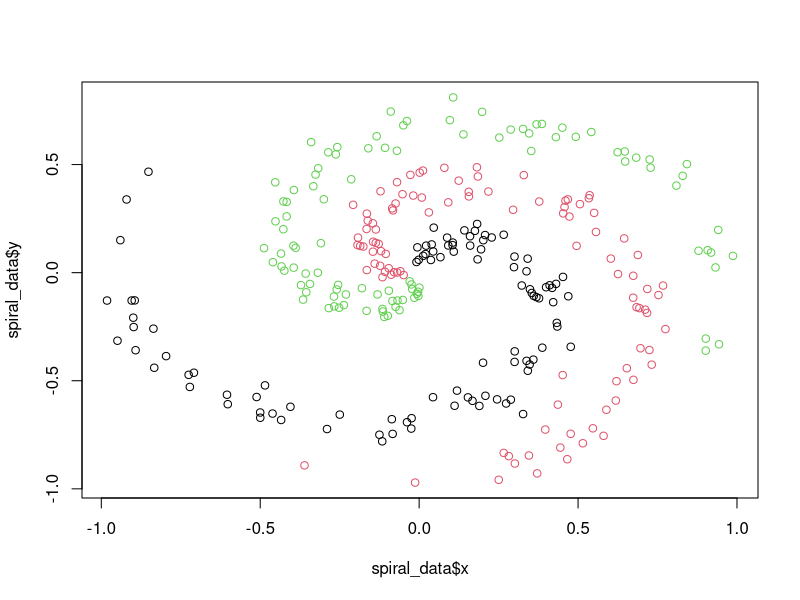

Here is the R script that generated this plot:
## ---- chunk 1
knitr::opts_chunk$set(echo = TRUE,
                      cache = TRUE)
## ---- chunk 2

inputs = c(1, 2, 3)
weights = c(0.2, 0.8, -0.5)
bias = 2


# this is the equivalent of a single neuron in a 'hidden' layer
# the inputs and the weights are comined (plus bias) to get the final output for the neuron
output = 
  inputs[1]*weights[1] + inputs[2]*weights[2] + inputs[3]*weights[3] + bias

# the inputs could be from the 'input layer', values from our raw dataset, or they could be outputs from the previous 'hidden layer'
## ---- chunk 3
#still have 4 inputs
inputs = c(1, 2, 3, 2.5)
#need 3 weight sets
weights1 = c(0.2, 0.8, -0.5, 1.0)
weights2 = c(0.5, -0.91, 0.26, -0.5)
weights3 = c(-0.26, -0.27, 0.17, 0.87)
#and 3 biases
bias1 = 2
bias2 = 3
bias3 = 0.5

#Our output will a list of (3) outputs now, since we are modeling an output layer of 3 neurons
output = 
c(inputs[1]*weights1[1] + inputs[2]*weights1[2] + 
    inputs[3]*weights1[3] + inputs[4]*weights1[4] + bias1, #first neuron output
  inputs[1]*weights2[1] + inputs[2]*weights2[2] + 
    inputs[3]*weights2[3] + inputs[4]*weights2[4] + bias2, #second neuron output
  inputs[1]*weights3[1] + inputs[2]*weights3[2] + 
    inputs[3]*weights3[3] + inputs[4]*weights3[4] + bias3  #third neuron output
  )
output
## ---- chunk 4
# A Vector
my_list = list(3,5,1,2) #mathematically this list of numbers = a vector,
                          #in machine learning, it is often called an array
class(my_list)          #to r, it is a list
  my_list2 = c(3,5,1,2)   #c() combines arguments into a vector/list
  class(my_list2)         #but to r, it is not a 'list' class
## ---- chunk 5
# Shape
# For deep learning we need to know about shape. In Python, shape is the term describing the dimensions of an array or matrix. In R, dimensions or dim() tends to be the word of choice.
  
  #This is a 1 dimensional array, with shape = (4,) - since it has 4 elements, and is 1 dimensional.
my_list = list(3,5,1,2)
length(my_list) #(for 1d lists, we use length() in R)
## ---- chunk 6
#This is a 2 dimensional array, or a matrix, with shape = (2, 4)
list_of_lists = rbind(c(3,5,1,2), 
                      c(1,5,6,3))
dim(list_of_lists)
  #note: we need to use the rbind() function here. if we use list() or c() it won't work.
  #if we wanted, we could use the matrix() function to create the matrix. But that requires specifying the data, and is harder to visualize. Read more here: https://www.datamentor.io/r-programming/matrix/
  #to compare:
not_a_lol = list(c(3,5,1,2),
              c(1,5,6,3))
not_a_lol; list_of_lists
## ---- chunk 7
#This is a three dimensional array, with shape = (2, 4, 3) - (a list of lists, within a list - a lolol)
lolol = array(data = 1:24, dim = c(2, 4, 3))
dim(lolol)
lolol
## ---- chunk 8
a = c(1, 2, 3)
b = c(2, 3, 4)

dot_product = a[1]*b[1] + a[2]*b[2] + a[3]*b[3]
dot_product
## ---- chunk 9
inputs = c(1, 2, 3, 2.5)
weights = c(0.2, 0.8, -0.5, 1.0)
bias = 2

#The dot product of two vectors is calculated by multiplying them element-wise with * then summing the result. Two ways to do this in R:
#Output =
 sum(weights*inputs) + bias #OR
 weights%*%inputs + bias
 
## ---- chunk 10
inputs = c(1, 2, 3, 2.5)
weights = rbind(c(0.2, 0.8, -0.5, 1.0),
                c(0.5, -0.91, 0.26, -0.5),
                c(-0.26, -0.27, 0.17, 0.87))
biases = c(2, 3, 0.5)

#It is important that we write 'weights' first because:
# inputs is a vector, but weights is a matrix. the first element written is how the output will
# be indexed. If we do the opposite, we will get an error.

output = weights%*%inputs + biases
output

# What is really going on here? Consider that weights[1,], weights[2,], etc. are vectors themselves
weights[1,]
# so
c( (weights[1,]%*%inputs) + biases[1], 
   (weights[2,]%*%inputs) + biases[2], 
   (weights[3,]%*%inputs) + biases[3]
  )
#really nothing crazy!
## ---- chunk 11
#lets code a 'batch' of inputs. this will be a list of lists
inputs = rbind(c(1.0, 2.0, 3.0, 2.5),
               c(2.0, 5.0, -1.0, 2.0),
               c(-1.5, 2.7, 3.3, -0.8)
               )
#the amount of weights & biases doesn't change, since they are associated with individual neurons and we are not chaning the number of neurons 
weights = rbind(c(0.2, 0.8, -0.5, 1.0),
                c(0.5, -0.91, 0.26, -0.5),
                c(-0.26, -0.27, 0.17, 0.87))

biases = c(2, 3, 0.5)
## ---- chunk 12
# Therefore, we need to TRANSPOSE one of the matrices. We're basically just going to make the first row our first column, the second row our second column, and the third row our third column. 
# transposing weights with t()
t(weights)

output = inputs %*% t(weights) + biases[col(inputs%*%t(weights))] 
#Note: to add a row vector (biases) to a matrix, '+ biases' will not work in R
#there are a few options, see: https://stackoverflow.com/questions/39443055/add-a-vector-to-all-rows-of-a-matrix
#The above solution adds each element at the same index so if inputs%*%t(weights) = y,
            # y[1,1] + biases[1], y[1,2] + biases[2], y[1,3] + biases[3],
            # y[2,1] + biases[1], y[2,2] + biases[2], y[2,3] + biases[3],
            # y[3,1] + biases[1], y[3,2] + biases[2], y[3,3] + biases[3]
output
## ---- chunk 13
dim(inputs)
dim(weights)
dim(t(weights)) #transposed
## ---- chunk 14
inputs = rbind(c(1.0, 2.0, 3.0, 2.5),
               c(2.0, 5.0, -1.0, 2.0),
               c(-1.5, 2.7, 3.3, -0.8))

#for first layer
weights = rbind(c(0.2, 0.8, -0.5, 1.0),
                c(0.5, -0.91, 0.26, -0.5),
                c(-0.26, -0.27, 0.17, 0.87))

biases = c(2, 3, 0.5)
#for second layer
weights2 = rbind(c(0.1, -0.14, 0.5),
                c(-0.5, 0.12, -0.33),
                c(-0.44, 0.73, -0.13))
biases2 = c(-1, 2, -0.5)

#feed in input layer to first layer, apply weights and biases
layer1_outputs = inputs%*%t(weights) + biases[col(inputs%*%t(weights))]


#feed in layer 1's outputs as the inputs to layer 2, and apply layer 2 weights and biases
layer2_outputs = layer1_outputs%*%t(weights2) + biases2[col(layer1_outputs%*%t(weights2))]

#final outputs
layer2_outputs
## ---- chunk 15
set.seed(0) #setting a seed for results replication

#X = our feature set
X = rbind(c(1.0, 2.0, 3.0, 2.5),
          c(2.0, 5.0, -1.0, 2.0),
          c(-1.5, 2.7, 3.3, -0.8))

#Hidden layers
  # Weights: we randomly initialize weights (i.e., assign them a random number usually between -1 and 1, but smaller is better).
  # Biases: tend to initialize them as zero.


layer_dense = function(n_neurons, inputs){
  
  n_inputs = ncol(inputs)
  #specifies the number of inputs based on the dimensions (shape) of the input matrix
  #this should be equivalent to the number of features (i.e, columns) in a sample (i.e, a row)
  
#INITALIZE WEIGHTS AND BIASES
  weights = matrix(data = (0.10 * rnorm(n = n_inputs*n_neurons)),
                    nrow = n_inputs, ncol = n_neurons)
  #Number of weights = the number of inputs*number of neurons. 
    #(Multipled by 0.10 to keep small.)
  #In R, we need to convert this to a matrix (of the proper shape) manually.
  #NOTE: we've shaped our weights so that they have n_inputs rows and n_neurons columns,
  #     which means we will not have to transpose them every time we matrix multiply with 
  #     the input batch
  
  biases = matrix(data = 0, nrow = 1, ncol = n_neurons)
  #bias will have shape 1 by number of neurons. we intialize with zeros
  
#FORWARD PASS
  output = inputs%*%weights + biases[col(inputs%*%weights)]
  #again, the inputs will either be the input layer (our data, or X), or
  # they will be the outputs from the previous layer
}

#The result of the function will be to produce the outputs 
## ---- chunk 16
#input X from above, and lets try 5 neurons
layer1 = layer_dense(inputs = X, n_neurons = 5)
#now input the layer1 outputs as the inputs for layer 2, and specify however many neurons
layer2 = layer_dense(inputs = layer1, n_neurons = 2) 
layer2
## ---- chunk 17
inputs = c(0, 2, -1, 3.3, -2.7, 1.1, 2.2, -100)
output = c()

# if input is greater than zero, the function outputs the exact input
# else if input is less than or equal to zero, the function outputs zero
for (i in 1:length(inputs)){
  input = inputs[i]
  if (input > 0)
    output[i] = input
  else 
    output[i] = 0
}
print(output)

# WITH SAPPLY (alternative to for-loop, which are notoriously slow in R)
# (this will output the maximum between 0 and the input. so if <0, the output is 0)
sapply(X = inputs, 
       function(X){
       max(c(0, X)) 
       })
## ---- chunk 18
set.seed(0) #setting a seed for results replication
### The Network
layer_dense = list(
          #setRefClass(Class = "layer_dense", 
          #            fields = c(n_neurons = "numeric", inputs = "array"),
          #            methods = list(
 forward = function(inputs, n_neurons){
   
  n_inputs = ncol(inputs)
      #specifies the number of inputs based on the dimensions (shape) of the input matrix
      #this should be equivalent to the number of features (i.e, columns) in a sample (i.e, a row)
  
  #INITALIZE WEIGHTS AND BIASES
  weights = matrix(data = (0.10 * rnorm(n = n_inputs*n_neurons)),
                    nrow = n_inputs, ncol = n_neurons)
      #Number of weights = the number of inputs*number of neurons. 
      #(Multipled by 0.10 to keep small.)
  
  biases = matrix(data = 0, nrow = 1, ncol = n_neurons)
      #bias will have shape 1 by number of neurons. we initialize with zeros
   
 #FORWARD PASS
 output = inputs%*%weights + biases[col(inputs%*%weights)]
 return(output)
 }
)

activation_ReLU = list(
  forward = function(input_layer){

    output = matrix(sapply(X = input_layer, 
                    function(X){max(c(0, X))}
                    ), 
                  nrow = nrow(input_layer), ncol = ncol(input_layer))
    #This is the same ReLU function we coded above, just coerced into a matrix so the shape
    #is maintained (it will be equivalent to that of the input shape)
    return(output)
  }
)

## ---- chunk 19
## This is how we use the function now
#X = our feature set
X = rbind(c(1.0, 2.0, 3.0, 2.5),
          c(2.0, 5.0, -1.0, 2.0),
          c(-1.5, 2.7, 3.3, -0.8))
# Create first layer, specify inputs as the raw data (X), and specify number of neurons
  layer1 = layer_dense$forward(n_neurons = 5, inputs = X)
  layer1
  # Pass through activation function
    layer1_out = activation_ReLU$forward(input_layer = layer1)
    layer1_out
# Layer 1 output is the input for layer 2. Pass layer 2 through activation function as well
  layer2 = layer_dense$forward(n_neurons = 2, inputs = layer1_out)
    activation_ReLU$forward(input_layer = layer2)
## ---- chunk 20
## Creating Data
# Source:
N = 100 # number of points per class
D = 2 # dimensionality
K = 3 # number of classes
X = data.frame() # data matrix (each row = single example)
y = data.frame() # class labels
 
set.seed(123)
 
for (j in (1:K)){
  r = seq(0.05,1,length.out = N) # radius
  t = seq((j-1)*4.7,j*4.7, length.out = N) + rnorm(N, sd = 0.3) # theta
  Xtemp = data.frame(x =r*sin(t) , y = r*cos(t)) 
  ytemp = data.frame(matrix(j, N, 1))
  X = rbind(X, Xtemp)
  y = rbind(y, ytemp)
}
spiral_data = cbind(X,y)
colnames(spiral_data) = c(colnames(X), 'label')

spiral_X = spiral_data[,c("x","y")]

plot(spiral_data$x, spiral_data$y, col = spiral_data$label)
## ---- chunk 21
##Convert inputs to matrix format
spiral_X = as.matrix(spiral_X)

set.seed(1)
##Build network
# Layer 1
  layer1 = layer_dense$forward(inputs = spiral_X, n_neurons = 5)
    layer1_out = activation_ReLU$forward(input_layer = layer1)
    head(layer1_out)
# Layer 2 (Note, we can use the (base) pipe to pipe the layer outputs right into the activation fn)
  layer2_out = layer_dense$forward(inputs = layer1_out, n_neurons = 3) |>
                  activation_ReLU$forward()
  head(layer2_out)
## ---- chunk 22
#The output of some prior hidden layer are the inputs to the function
some_layer_outputs = c(4.8, 1.21, 2.385)

## Exponentiate the values
exp_values = c()
for (i in 1:length(some_layer_outputs)){
  exp_values[i] = exp(some_layer_outputs[i])
}
exp_values

## Normalize
norm_base = sum(exp_values) ##the denominator
norm_values = c()
for (i in 1:length(exp_values)) {
  norm_values[i] = exp_values[i]/norm_base
}
norm_values
sum(norm_values)
# a probability distribution!
## ---- chunk 23
# first, we're going to be training in batches, so let's update the inputs
some_layer_outputs = rbind( c(4.8, 1.21, 2.385),
                            c(8.9, -1.81, 0.2),
                            c(1.41, 1.051, 0.026)
                          )

## Exponetiation
exp_values = exp(some_layer_outputs)

## Normalization
norm_base = matrix(rowSums(exp_values),   #use rowSums to sum across rows
                   nrow = nrow(some_layer_outputs), ncol = 1) #keep shape
    # Provides 3 sums, one for each row. Each row-sum will serve as denominator
    # in the normalization step for its specific row.

norm_values = sapply(X = 1:nrow(some_layer_outputs),              #RECURSIVELY
                     FUN = function(X){exp_values[X,]/norm_base[X]} #NORMALIZE
                     ) 
## The output:
# Each row represents an output neuron. 
# Each column corresponds to a sample that was passed in with the input batch 
norm_values
## ---- chunk 24
## Scale input matrix by max value
max_value = apply(X = some_layer_outputs, MARGIN = 2, 
      FUN = max) #margin=2 indicates cols. see ?apply

# Subtract max col value from each element in corresponding column
sapply(X = 1:ncol(some_layer_outputs), 
       FUN = function(X){
              some_layer_outputs[,X] - max_value[X] 
              #select column, subtract corresponding maximum
                  }
       )
## ---- chunk 25
### Dense Layers ----
layer_dense = list(
## FORWARD PASS FUNCTION 
 forward = function(inputs, n_neurons){
   
  n_inputs = ncol(inputs)
      #specifies number of inputs based on dims (shape) of the input matrix
      #should be equal to # of features (i.e, columns) in a sample (i.e, a row)
  
  #INITALIZE WEIGHTS AND BIASES
  weights = matrix(data = (0.10 * rnorm(n = n_inputs*n_neurons)),
                    nrow = n_inputs, ncol = n_neurons)
      #Number of weights = the number of inputs*number of neurons. 
      #(Multipled by 0.10 to keep small.)
  
  biases = matrix(data = 0, nrow = 1, ncol = n_neurons)
      #bias will have shape 1 by number of neurons. we initialize with zeros
   
 #FORWARD PASS
 output = inputs%*%weights + biases[col(inputs%*%weights)]
 return(output)
 }
)
### Activation Functions ----
## ReLU
activation_ReLU = list(
  forward = function(input_layer){

    output = matrix(sapply(X = input_layer, 
                    function(X){max(c(0, X))}
                    ), 
                  nrow = nrow(input_layer), ncol = ncol(input_layer))
    #ReLU function coerced into a matrix so the shape
    #is maintained (it will be equivalent to that of the input shape)
    return(output)
  }
)

## SoftMax
activation_Softmax = list(
  forward = function(inputs){
          #scale inputs
          max_value = apply(X = inputs, MARGIN = 2,  FUN = max)
          scaled_inputs = sapply(X = 1:ncol(inputs), 
                 FUN = function(X){
                    inputs[,X] - max_value[X]})
          # exponetiate
          exp_values = exp(scaled_inputs)
          # normalize
          norm_base = matrix(rowSums(exp_values), nrow = nrow(inputs), ncol = 1)
          probabilities = sapply(X = 1:nrow(inputs),
                          FUN = function(X){exp_values[X,]/norm_base[X]}) 
          return(t(probabilities))
          #(transpose probabilities)
          }
)
## ---- chunk 26
##Convert inputs to matrix format
spiral_X = as.matrix(spiral_X)

set.seed(1)
##Build network
  # Hidden Layer 1
  layer1 = layer_dense$forward(inputs = spiral_X, n_neurons = 5) |>
                  activation_ReLU$forward()
  # Hidden Layer 2
  layer2 = layer_dense$forward(inputs = layer1, n_neurons = 4) |>
                  activation_ReLU$forward()
  # Output Layer
    #Important to set n_neurons = 3, since there are 3 classes to predict
  layer3 = layer_dense$forward(inputs = layer2, n_neurons = 3) |>
                  activation_Softmax$forward()

# For each sample (corresponding to a row in this output matrix), we have a 
# prediction for each class (corresponding to the column in this matrix)
head(layer3)  
## ---- chunk 27
#Example output values:
  softmax_output = c(0.1, 0.7, 0.2)
#Example target value:  (classes: 1, 2, 3)
  TargetValue = 2
#One-Hot Encoded
  target_output = c(0, 1, 0 )

#Calculate Categorical Cross-Entropy
loss = -(  log(softmax_output[1])*target_output[1] + # = 0
           log(softmax_output[2])*target_output[2] + # = log(0.7)
           log(softmax_output[3])*target_output[3]   # = 0
        )
loss

#OR
-log(0.7)
## ---- chunk 28
softmax_output = rbind(c(0.7, 0.1, 0.2),
                       c(0.1, 0.5, 0.4),
                       c(0.02, 0.9, 0.08))
class_target = c(1, 2, 2)

# Select the specific probabilities, based on the sample (the row # of the matrix)
# and the target class (which corresponds to the neuron that represents that
# class, and thus the column in the above matrix)
indices = cbind(1:nrow(softmax_output), class_target)
softmax_output[indices]
## ---- chunk 29
neg_log = -log(softmax_output[
        cbind(1:nrow(softmax_output), class_target) #subset
      ])
neg_log
## ---- chunk 30
average_loss = mean(neg_log)
average_loss
## ---- chunk 31
my_clip = function(x, min, max){
  ifelse(x <= min, min, 
         ifelse(x >= max, max, x))
}

#Example
example_probs = c(0.3566, 0.0, 1)
my_clip(x = example_probs, min = 1e-7, max = (1-1e-7))
## ---- chunk 32
### Dense Layers ----
layer_dense = list(
## FORWARD PASS FUNCTION 
 forward = function(inputs, n_neurons){
   
  n_inputs = ncol(inputs)
      #specifies number of inputs based on dims (shape) of the input matrix
      #should be equal to # of features (i.e, columns) in a sample (i.e, a row)
  
  #INITALIZE WEIGHTS AND BIASES
  weights = matrix(data = (0.10 * rnorm(n = n_inputs*n_neurons)),
                    nrow = n_inputs, ncol = n_neurons)
      #Number of weights = the number of inputs*number of neurons. 
      #(Multipled by 0.10 to keep small.)
  
  biases = matrix(data = 0, nrow = 1, ncol = n_neurons)
      #bias will have shape 1 by number of neurons. we initialize with zeros
   
 #FORWARD PASS
 output = inputs%*%weights + biases[col(inputs%*%weights)]
 return(output)
 }
)
### Activation Functions ----
## ReLU
activation_ReLU = list(
  forward = function(input_layer){

    output = matrix(sapply(X = input_layer, 
                    function(X){max(c(0, X))}
                    ), 
                  nrow = nrow(input_layer), ncol = ncol(input_layer))
    #ReLU function coerced into a matrix so the shape
    #is maintained (it will be equivalent to that of the input shape)
    return(output)
  }
)

## SoftMax
activation_Softmax = list(
  forward = function(inputs){
          #scale inputs
          max_value = apply(X = inputs, MARGIN = 2,  FUN = max)
          scaled_inputs = sapply(X = 1:ncol(inputs), 
                 FUN = function(X){
                    inputs[,X] - max_value[X]})
          # exponetiate
          exp_values = exp(scaled_inputs)
          # normalize
          norm_base = matrix(rowSums(exp_values), nrow = nrow(inputs), ncol = 1)
          probabilities = sapply(X = 1:nrow(inputs),
                          FUN = function(X){exp_values[X,]/norm_base[X]}) 
          return(t(probabilities))
          #(transpose probabilities)
          }
)

### Loss ----
Categorical_CrossEntropy = list(
forward = function(y_pred = "softmax output", y_true = "targets"){
    
    #DETECT NUMBER OF SAMPLES
    samples = length(y_true)  
      #gives us the # of samples since y_pred will be a vector of predictions
      #for each sample
    
        #unique_labels = length(unique(y_true))
        #determines how many unique target labels exist in the y_true 
    
    #CLIP SAMPLES TO AVOID -Inf ERROR
    y_pred_clipped = ifelse(y_pred <= 1e-7, 1e-7, 
                        ifelse(y_pred >= (1-1e-7), (1-1e-7), y_pred))
    

    #DETERMINE IF Y_TRUE IS ONE-HOT-ENCODED AND SELECT CORRESPODNING CONFIDENCES
    confidences = ifelse(nrow(t(y_true)) == 1, 
                  #if y_true is a single vector of labels, then confidences =
                    y_pred_clipped[cbind(1:samples, y_true)],
                      
                      ifelse(nrow(y_true) > 1,
                      #else, if y_true is one-hot encoded, then confidences =
                             rowSums(y_pred_clipped*y_true),
                             #else
                             "error indexing the predicted class confidences"
                             )
                        )
                    
    #CALC LOSS FOR EACH SAMPLE (ROW)
    neg_log_likelihoods = -log(confidences)
    return(neg_log_likelihoods)
    
  }
  
)

## ---- chunk 33
samples = 3
y_pred_clipped = rbind(c(0.7, 0.1, 0.2),
                       c(0.1, 0.5, 0.4),
                       c(0.02, 0.9, 0.08))

y_true_vec = c(1,2,2)  #(a y_true that is not one-hot encoded)
y_true_ohe = rbind(c(1, 0, 0), #(a y_true that is one-hot encoded)
                   c(0, 1, 0),
                   c(0, 1, 0))
  
#IF NOT ONE-HOT ENCODED this subsetting method will work
y_pred_clipped[cbind(1:samples, y_true_vec)]

# IF ONE_HOT ENCODED we can do this instead
#(note, this mutltiples the matrix of predicted probs by the one-hot encoded 
# matrix, which means it will mutliply the values we want by 1 and the wrong 
# values by 0)
y_pred_clipped*y_true_ohe

#Then applying a row sum will help us get rid of the unneccessary zeros
rowSums(y_pred_clipped*y_true_ohe)
## ---- chunk 34
##Convert inputs to matrix format
spiral_X = as.matrix(spiral_X)

set.seed(1)
##Build network
  # Hidden Layer 1
  layer1 = layer_dense$forward(inputs = spiral_X, n_neurons = 5) |>
                  activation_ReLU$forward()
  # Hidden Layer 2
  layer2 = layer_dense$forward(inputs = layer1, n_neurons = 4) |>
                  activation_ReLU$forward()
  # Output Layer
    #Important to set n_neurons = 3, since there are 3 classes to predict
  layer3 = layer_dense$forward(inputs = layer2, n_neurons = 3) |>
                  activation_Softmax$forward()

# For each sample (corresponding to a row in this output matrix), we have a 
# prediction for each class (corresponding to the column in this matrix)
head(layer3)  

#Our true labels are a vector (not one-hot encoded) of labels:
head(spiral_data$label)

   #CALCULATE LOSS
  loss = Categorical_CrossEntropy$forward(
    y_pred = layer3, y_true = spiral_data$label)
    loss

#Let's try one-hot encoding the labels to check our function
    labels_ohe = do.call(rbind, 
        lapply(spiral_data$label, 
               function(i) as.integer(
                 !is.na(match(unique(
                   unlist(spiral_data$label)
                                    ), i)
                   ))
              ))

    head(labels_ohe)
    
    Categorical_CrossEntropy$forward(y_pred = layer3, y_true = labels_ohe)

## ---- chunk 35
#Let's try one-hot encoding the labels to check our function
    labels_ohe = do.call(rbind, 
        lapply(spiral_data$label, 
               function(i) as.integer(
                 !is.na(match(unique(
                   unlist(spiral_data$label)
                                    ), i)
                   ))
              ))
## ---- chunk 36

    #y_true_vector = c(1, 2, 2)
    y_true = rbind(c(1, 0, 0), #(a y_true that is one-hot encoded)
                   c(0, 1, 0),
                   c(0, 1, 0))

    anti_ohe = function(y_true){
               unique_classes = ncol(y_true)
               samples = nrow(y_true)
               y_true = as.vector(y_true)
                    
               class_key = rep(1:unique_classes, each = samples)
               y_true = rbind(class_key, y_true)[,y_true==1]
                              #subset based on one-hot encoding
                    return(y_true[1,])
                    }
    
    y_true = if(nrow(y_true) > 1){ #if one-hot encoded
                    #change to sparse
                    anti_ohe(y_true)
              }
    

## ---- chunk 37
x = c(1.0, -2.0, 3.0)  #inputs
w = c(-3.0, -1.0, 2.0) #weights
b = 1.0 #bias

#Forward pass inputs and weights to a single neuron, "z"
xw1 = x[1]*w[1]
xw2 = x[2]*w[2]
xw3 = x[3]*w[3]

#Summing weighted inputs and bias
z = xw1 + xw2 + xw3 + b
z

# Applying ReLU Activation function
y = max(z, 0)
y

## BACKWARD PASS
# Assume the neuron receives a gradient of 1 from the next layer 
  #(i.e, the layer that precedes it in backpropagation)

  #Derivative value from previous layer
  dvalue = 1
  
  #ReLU Derivative
  drelu_dz = ifelse(z > 0, 1, 0)
  drelu_dz
  
  #Partial Derivatives of the Sum With Respect to mul(x, w)
  dsum_dxw1 = 1
  dsum_dxw2 = 1
  dsum_dxw3 = 1
  dsum_db = 1

#Chain rule: Partial derivatives of relu with respect to the xw's
drelu_dxw1 = drelu_dz * dsum_dxw1
drelu_dxw2 = drelu_dz * dsum_dxw2
drelu_dxw3 = drelu_dz * dsum_dxw3
drelu_db = drelu_dz * dsum_db

#Chain rule: Partial derivative of the mul(x, w) with respect to x, w
dmul_dx1 = w[1]
 dmul_dx2 = w[2]
  dmul_dx3 = w[3]
dmul_dw1 = x[1]
 dmul_dw2 = x[2]
  dmul_dw3 = x[3]

drelu_dx1 = drelu_dxw1 * dmul_dx1
 drelu_dw1 = drelu_dxw1 * dmul_dw1
  drelu_dx2 = drelu_dxw2 * dmul_dx2
drelu_dw2 = drelu_dxw2 * dmul_dw2
 drelu_dx3 = drelu_dxw3 * dmul_dx3
  drelu_dw3 = drelu_dxw3 * dmul_dw3
     
##GRADIENTS (vectors containing the partial derivatives for each input)
dx = c(drelu_dx1, drelu_dx2, drelu_dx3)  #gradients on inputs
dw = c(drelu_dw1, drelu_dw2, drelu_dw3)  #gradients on weights
db = drelu_db #gradient on bias
  
#we can now apply these gradients to the weights minimize the output.
#"We apply a negative fraction to this gradient since we want to decrease the 
# final output value, and the gradient shows the direction of the steepest 
# ascent", rather than descent
# (this is what an optimizer does)

w[1] = w[1] + -0.001*dw[1]
w[2] = w[2] + -0.001*dw[2]
w[3] = w[3] + -0.001*dw[3]
b = b + -0.001*db
w; b


#Now that we've slightly tweaked the weights & biases, we can see the effects:
z = x[1]*w[1] + x[2]*w[2] + x[3]*w[3] + b  #weighted summation
y = max(z, 0) #apply ReLU
y  #decreased from 6

## ---- chunk 38
#Gradient passed in from the following layer.
# (corresponds to the gradient vector for a single sample)
dvalues = c(1, 1, 1)

#3 sets of weights - one for each neuron
#4 inputs - thus 4 weights in each set
                #input1,input2,input3,input4
weights = rbind(c(0.2,    0.8,   -0.5,    1), #neuron1
                c(0.5,  -0.91,  0.26,  -0.5), #neuron2
                c(-0.26, -0.27, 0.17,  0.87)  #neuron3
                ) |> t() #transpose weights

#sum weights and multiply by value passed in from previous layer
#(we sum by row since we sum across inputs and we have transposed the matrix)
dx1 = sum(weights[1,]*dvalues)
dx2 = sum(weights[2,]*dvalues)
dx3 = sum(weights[3,]*dvalues)
dx4= sum(weights[4,]*dvalues)

#dinputs = gradient of neuron function with respect to inputs
dinputs = c(dx1, dx2, dx3, dx4)
dinputs

#the sum of the multiplication 
#of the elements is the dot product, so in R we can simplify
dvalues%*%t(weights)
## ---- chunk 39
###Let's do it with a batch
#3 gradient vectors means 3 samples in this batch
dvalues = rbind(c(1, 1, 1),
                c(2, 2, 2),
                c(3, 3, 3))
weights = rbind(c(0.2, 0.8, -0.5, 1),
                c(0.5, -0.91, 0.26, -0.5),
                c(-0.26, -0.27, 0.17, 0.87)) |> t() #transpose weights
# sum weights of given input
# and multiply by the passed in gradient for this neuron
dinputs = dvalues%*%t(weights)
dinputs
## ---- chunk 40
# We have 3 sets of inputs - samples
inputs = rbind(c(1,    2,    3,   2.5),
               c(2.,   5.,   -1.,   2),
               c(-1.5, 2.7, 3.3, -0.8))
#sum weight of given input
#dweights = gradient of neuron function with respect to the weights
dweights = t(inputs)%*%dvalues
dweights


#dbiases - sum values across samples 
dbiases = colSums(dvalues)
dbiases
#the derivatives with respect to biases come from the sum operation 
# and always equal 1, multiplied by the incoming gradients 
#to apply the chain rule.
#Since gradients are a list of gradients (a vector of gradients for each 
#neuron for all samples), we just have to sum 
#them with the neurons, column-wise
## ---- chunk 41
#Example layer output
z = rbind(c(1, 2, -3, -4),
          c(2, -7, -1, 3),
          c(-1, 2, 5, -1)
          )

dvalues = rbind(c(1, 2, 3, 4),
                c(5, 6, 7, 8),
                c(9, 10, 11, 12))

#ReLU activation's derivative
drelu = matrix(data = 0, nrow = nrow(z), ncol = ncol(z)) #fill with zeros
drelu[z>0] = 1  #change 0 to 1 if the value in z was >1

#Apply chain rule:
drelu = drelu*dvalues


#Since the ReLU derivative is either zero or 1, we can simplify this step
#into one where we simply change any values in dvalues to 0 if the
#element that corresponds to it in z is <0
drelu = dvalues
drelu[z<=0] = 0
## ---- chunk 42
#Gradient passed in from the following layer.
dvalues = rbind(c(1, 2, 3, 4),
                c(5, 6, 7, 8),
                c(9, 10, 11, 12))
# We have 3 sets of inputs - 3 samples
inputs = rbind(c(1,    2,    3,   2.5),
               c(2.,   5.,   -1.,   2),
               c(-1.5, 2.7, 3.3, -0.8))

#3 sets of weights - one for each neuron
#4 inputs - thus 4 weights in each set
weights = rbind(c(0.2, 0.8, -0.5, 1),        #neuron1
                c(0.5, -0.91, 0.26, -0.5),   #neuron2
                c(-0.26, -0.27, 0.17, 0.87)  #neuron3
                ) |> t() #transpose weights
#biases - just one for each neuron
biases = c(2, 3, 0.5)

#FORWARD PASS
layer_outputs = inputs%*%weights + biases[col(inputs%*%weights)] #Dense Layer
relu_outputs = sapply(X = layer_outputs, 
                function(X) max(c(0, X)) ) |> 
            matrix(nrow = nrow(layer_outputs), ncol = ncol(layer_outputs))

#OPTIMIZE/BACKPROPOGATE
#relu - simulate derivative with respect to inputs
drelu = relu_outputs
drelu[layer_outputs <= 0] = 0

#dense layer
#dinputs - multiply by weights (w) transposed
 dinputs = drelu%*%t(weights)
#dweights - multiply by inputs (x) transposed
 dweights = t(inputs)%*%drelu
#dbiases - sum values across samples, which corresponds to neurons, and will
 #be a colSum
 dbiases = colSums(drelu)

# Update parameters
new_weights = weights + -0.001*dweights
new_biases = biases + -0.001*dbiases

new_weights
new_biases
## ---- chunk 43
#output for a single sample
softmax_output = c(0.7, 0.1, 0.2)
#shape as a list of samples using 'diag' function
diag(softmax_output)
## ---- chunk 44
softmax_output%*%t(softmax_output)
## ---- chunk 45
diag(softmax_output) - softmax_output%*%t(softmax_output)
## ---- chunk 46
ActivationLoss_SoftmaxCrossEntropy = list(
  #FORWARD PASS
  forward = function(inputs, y_true){
    #output layer's activation function
    softmax_out = activation_Softmax$forward(inputs)
    #calculate loss
    loss = Categorical_CrossEntropy$forward(softmax_out, y_true)
    return(loss) 
  },
  #BACKWARD PASS
  backward = function(dvalues, y_true){
    #number of samples
    samples = length(dvalues)
    
    #number of labels
    labels = length(unique(dvalues[1,]))
    
    #if labels are one-hot encoded, turn them discrete values
    ##helper function
    anti_ohe = function(y_true){
               unique_classes = ncol(y_true)
               samples = nrow(y_true)
               y_true = as.vector(y_true)
               class_key = rep(1:unique_classes, each = samples)
               y_true = rbind(class_key, y_true)[,y_true==1]
                              #subset based on one-hot encoding
                    return(y_true[1,])
                    }
    
    y_true = if(is.array(y)){ #if one-hot encoded
                    #change to sparse
                    anti_ohe(y_true)
              } else y_true
    
    #Copy so we can modify
    dinputs = dvalues
    #Calculate gradient
    dinputs[1:samples, y_true] = dinputs[1:samples, y_true]-1
    #Normalize gradient
    dinputs = dinputs/samples
  }
)

#EXAMPLE
# one hot encoded
target  =  rbind(c(1,0,0),
            c(0,1,0),
            c(0,1,0))
# not ohe: target = c(1, 2, 2)
target = if(is.array(target)){ #if one-hot encoded
                    #change to sparse
                    anti_ohe(target)
              } else target
target
## ---- chunk 47
### Dense Layers ----
layer_dense = list(
## FORWARD PASS FUNCTION 
 forward = function(inputs, n_neurons){
   
  n_inputs = ncol(inputs)
      #specifies number of inputs based on dims (shape) of the input matrix
      #should be equal to # of features (i.e, columns) in a sample (i.e, a row)
  
  #Initalize Weights and Biases
  weights = matrix(data = (0.10 * rnorm(n = n_inputs*n_neurons)),
                    nrow = n_inputs, ncol = n_neurons)
      #Number of weights = the number of inputs*number of neurons. 
      #(Multipled by 0.10 to keep small.)
  
  biases = matrix(data = 0, nrow = 1, ncol = n_neurons)
      #bias will have shape 1 by number of neurons. we initialize with zeros
   
 #Forward PAss 
 output = inputs%*%weights + biases[col(inputs%*%weights)]
 
 #UPDATE: 
 #need to save the inputs for backprop, so we create a list of objects.
 
 #function saves:
 list("output" = output, "inputs" = inputs, 
      "weights"= weights, "biases" = biases)
 #and prints output by default, but invisibly
 #invisible(output)

 },
## BACKWARD PASS
 backward = function(inputs, weights, dvalues){
    #Gradients on parameters
    dweights = t(inputs)%*%dvalues
    dbiases = colSums(dvalues)
    #Gradient on values
    dinputs = dvalues%*%t(weights) 
 }
 
)
### Activation Functions ----
## ReLU
activation_ReLU = list(
  #FORWARD PASS
  forward = function(input_layer){
    
    output = matrix(sapply(X = input_layer, 
                    function(X){max(c(0, X))}
                    ), 
                  nrow = nrow(input_layer), ncol = ncol(input_layer))
    #ReLU function coerced into a matrix so the shape
    #is maintained (it will be equivalent to that of the input shape)
    
    #Function saves:
    list("output" = output, "inputs" = input_layer)
    #And prints
    #invisible(output)
  },
  #BACKWARD PASS
  backward = function(inputs, dvalues){
    dinputs = dvalues
    dinputs[inputs <= 0] = 0
  }
)

## SoftMax
activation_Softmax = list(
  forward = function(inputs){
          #scale inputs
          max_value = apply(X = inputs, MARGIN = 2,  FUN = max)
          scaled_inputs = sapply(X = 1:ncol(inputs), 
                 FUN = function(X){
                    inputs[,X] - max_value[X]})
          # exponetiate
          exp_values = exp(scaled_inputs)
          # normalize
          norm_base = matrix(rowSums(exp_values), nrow = nrow(inputs), ncol = 1)
          probabilities = sapply(X = 1:nrow(inputs),
                          FUN = function(X){exp_values[X,]/norm_base[X]}) 
          return(t(probabilities))
          #(transpose probabilities)
          },
  
  backward = function(softmax_output, dvalues){
    #flatten output array
    flat_output = as.vector(softmax_output)
    
    #calculate jacobian matrix of output
    jacobian_matrix = diag(flat_output) - flat_output%*%t(flat_output)
    
    #calculate sample-wise gradient
    dinputs = jacobian_matrix%*%flat_dvalues
    
    
  }
)

### Loss ----
Categorical_CrossEntropy = list(
  #FORWARD PASS
  forward = function(y_pred = "softmax output", y_true = "targets"){
    
    #DETECT NUMBER OF SAMPLES
    samples = length(y_true)  

    #CLIP SAMPLES TO AVOID -Inf ERROR
    y_pred_clipped = ifelse(y_pred <= 1e-7, 1e-7, 
                        ifelse(y_pred >= (1-1e-7), (1-1e-7), y_pred))
    

    #DETERMINE IF Y_TRUE IS ONE-HOT-ENCODED AND SELECT CORRESPODNING CONFIDENCES
    confidences = ifelse(nrow(t(y_true)) == 1, 
      #if y_true is a single vector of labels (i.e, sparse), then confidences =
                    y_pred_clipped[cbind(1:samples, y_true)],
                      
                      ifelse(nrow(y_true) > 1,
                      #else, if y_true is one-hot encoded, then confidences =
                             rowSums(y_pred_clipped*y_true),
                             #else
                             "error indexing the predicted class confidences")
                  )
                    
    #CALC LOSS FOR EACH SAMPLE (ROW)
    neg_log_likelihoods = -log(confidences)
    return(neg_log_likelihoods)
    
  },
  #BACKWARD PASS
  backward = function(y_true, dvalues){
    #number of samples
    samples = length(dvalues)
    
    #number of labels
    labels = length(unique(dvalues[1,]))
    
    #if labels are sparse, turn them into one-hot encoded vector
    y_true = ifelse(#if
                    nrow(t(y_true)) ==1,
                    #one-hot-encode
                    y_true = do.call(rbind,
                                     lapply(X = y_true,
                                       function(X) as.integer(
                                          !is.na(match(unique(
                                          unlist(y_true)
                                                        ), X)
                                                ))
                                      )), 
                    #else
                    y_true)
    
    #calculate gradient
    dinputs = -y_true/dvalues
    #normalize gradient
    dinputs = dinputs/samples
  }
)
#---
#Softmax X Cross Entropy- combined softmax activation
# & cross-entropy loss for faster backprop
activation_loss_SoftmaxCrossEntropy = list(
  #FORWARD PASS
  forward = function(inputs, y_true){
    #output layer's activation function
    softmax_out = activation_Softmax$forward(inputs)
    #calculate loss
    loss = Categorical_CrossEntropy$forward(softmax_out, y_true)
    return(loss) 
  },
  #BACKWARD PASS
  backward = function(dvalues, y_true){
    
    #number of samples
    if (is.vector(dvalues)) {      #if one sample
      samples = 1
    } else if (is.array(dvalues)) {  #else if multiple samples
      samples = nrow(dvalues)
    } else print("error checking shape of inputs")
    
    
    
    #number of labels
    #labels = length(unique(dvalues[1,]))
    
    #if labels are one-hot encoded, turn them discrete values
     ##helper function
    anti_ohe = function(y_true){
               unique_classes = ncol(y_true)
               samples = nrow(y_true)
               y_true = as.vector(y_true)
               class_key = rep(1:unique_classes, each = samples)
               y_true = rbind(class_key, y_true)[,y_true==1]
                              #subset based on one-hot encoding
                    return(y_true[1,])
                    }
     ##check & modify
    y_true = if(is.array(y_true)){ #if one-hot encoded
                    #change to sparse
                    anti_ohe(y_true)
              } else y_true
    
    #Copy so we can modify
     dinputs = dvalues
    #Calculate gradient
     #index the prediction array with the sample number and its
     #true value index, subtracting 1 from these values. Requires discrete,
     #not one-hot encoded, true labels (explaining the need for the above step)
     dinputs[cbind(1:samples, y_true)] = dinputs[cbind(1:samples, y_true)] - 1
    #Normalize gradient
     dinputs = dinputs/samples
    #save
    list("dinputs" = dinputs, "samples" = samples, "y_true" = y_true)
  }
)
## ---- chunk 48
##EXAMPLE: 3 samples
softmax_outputs = rbind(c(0.7, 0.1, 0.2),
                        c(0.1, 0.5, 0.4),
                        c(0.02, 0.9, 0.08))
class_targets = c(1, 2, 2)


# Now we pass in the softmax outputs as the dvalues into the activation/loss
# function. We can see that it works!
activation_loss_SoftmaxCrossEntropy$backward(
    dvalues = softmax_outputs, y_true = class_targets)








#Will the slower method work?
#loss = Categorical_CrossEntropy$backward(y_true = class_targets,
#                                         dvalues = softmax_outputs)
  
###not gonna work...debug or skip.
## ---- chunk 49
##Convert inputs to matrix format
spiral_X = as.matrix(spiral_X)

set.seed(1)
##Build network
  # Hidden Layer 1 - need to specify 'output' object now
  layer1 = layer_dense$forward(inputs = spiral_X, n_neurons = 5)
    layer1 = activation_ReLU$forward(layer1$output)
        head(layer1$output)
        
  # Hidden Layer 2 - but we can simplify somewhat still & use the pipe
  layer2 = layer_dense$forward(inputs = layer1$output, n_neurons = 4)$output |>
      activation_ReLU$forward()
  
  # Output Layer
    #n_neurons = 3, since there are 3 classes to predict
  layer3 = layer_dense$forward(inputs = layer2$output, n_neurons = 3)$output |>
      activation_Softmax$forward()
  
head(layer3)


   #CALCULATE LOSS
  loss = Categorical_CrossEntropy$forward(
    y_pred = layer3, y_true = spiral_data$label)
    loss

